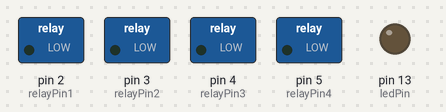
Simulated run of this sketch. Board: Arduino Uno, built with avr-gcc and run on an emulated ATmega328P. Parts: switched loads named in the sketch (green lamp = pin HIGH), output pins drawn as LEDs (lit = HIGH).

Above: at 0.5 s.
At 1.5 s:
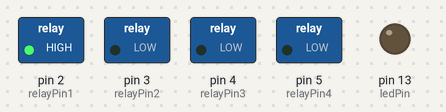
At 3.5 s:
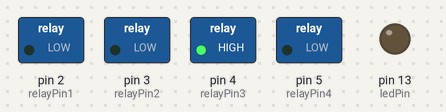
At 4.5 s:
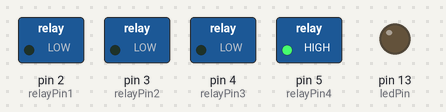
At 6.5 s:
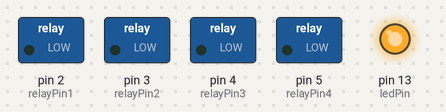
At 13.5 s:
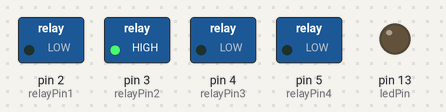
Timing chart, 0 to 14.3 s (numbered marks = the images above):
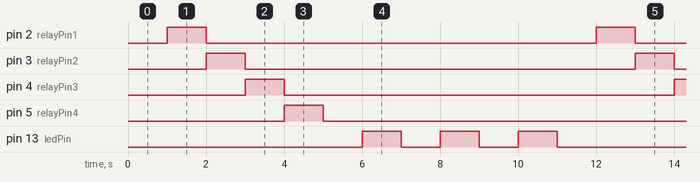

Measured:
- by itself, pin 2 (relayPin1), pin 3 (relayPin2), pin 4 (relayPin3), pin 5 (relayPin4): alternates HIGH for 1.0 s and LOW for 10.0 s
- by itself, pin 13 (ledPin): repeats every 11.0 s: 2 × (LOW 1.0 s, HIGH 1.0 s), LOW 6.0 s, HIGH 1.0 s
- by itself, everything shown: repeats every 11.0 s, in 11 steps

The sketch:

testRelay.ino
```cpp
   // Define Pins
   const int relayPin1 = 2;
   const int relayPin2 = 3;
   const int relayPin3 = 4;
   const int relayPin4 = 5;

   const int ledPin = LED_BUILTIN;

void setup() {

   // Set output pins for relays
   pinMode(relayPin1,OUTPUT);
   pinMode(relayPin2,OUTPUT);
   pinMode(relayPin3,OUTPUT);
   pinMode(relayPin4,OUTPUT);

   pinMode(ledPin,OUTPUT);

}

void loop() {

   delay(1000);
   // Turn on relay 1
   setRelays(HIGH,LOW,LOW,LOW);

   delay(1000);
   // Turn on relay 2
   setRelays(LOW,HIGH,LOW,LOW);

   delay(1000);
   // Turn on relay 3
   setRelays(LOW,LOW,HIGH,LOW);

   delay(1000);
   // Turn on relay 4
   setRelays(LOW,LOW,LOW,HIGH);

   delay(1000);
   // Turn off all relays
   setRelays(LOW,LOW,LOW,LOW);

   // Blink the LED
   delay(1000);
   digitalWrite(ledPin,HIGH);
   delay(1000);
   digitalWrite(ledPin,LOW);
   delay(1000);
   digitalWrite(ledPin,HIGH);
   delay(1000);
   digitalWrite(ledPin,LOW);
   delay(1000);
   digitalWrite(ledPin,HIGH);
   delay(1000);
   digitalWrite(ledPin,LOW);

   //while(1);


}

void setRelays(unsigned char R1, unsigned char R2, unsigned char R3, unsigned char R4) {
  digitalWrite(relayPin1, R1);
  digitalWrite(relayPin2, R2);
  digitalWrite(relayPin3, R3);
  digitalWrite(relayPin4, R4);

}
```
